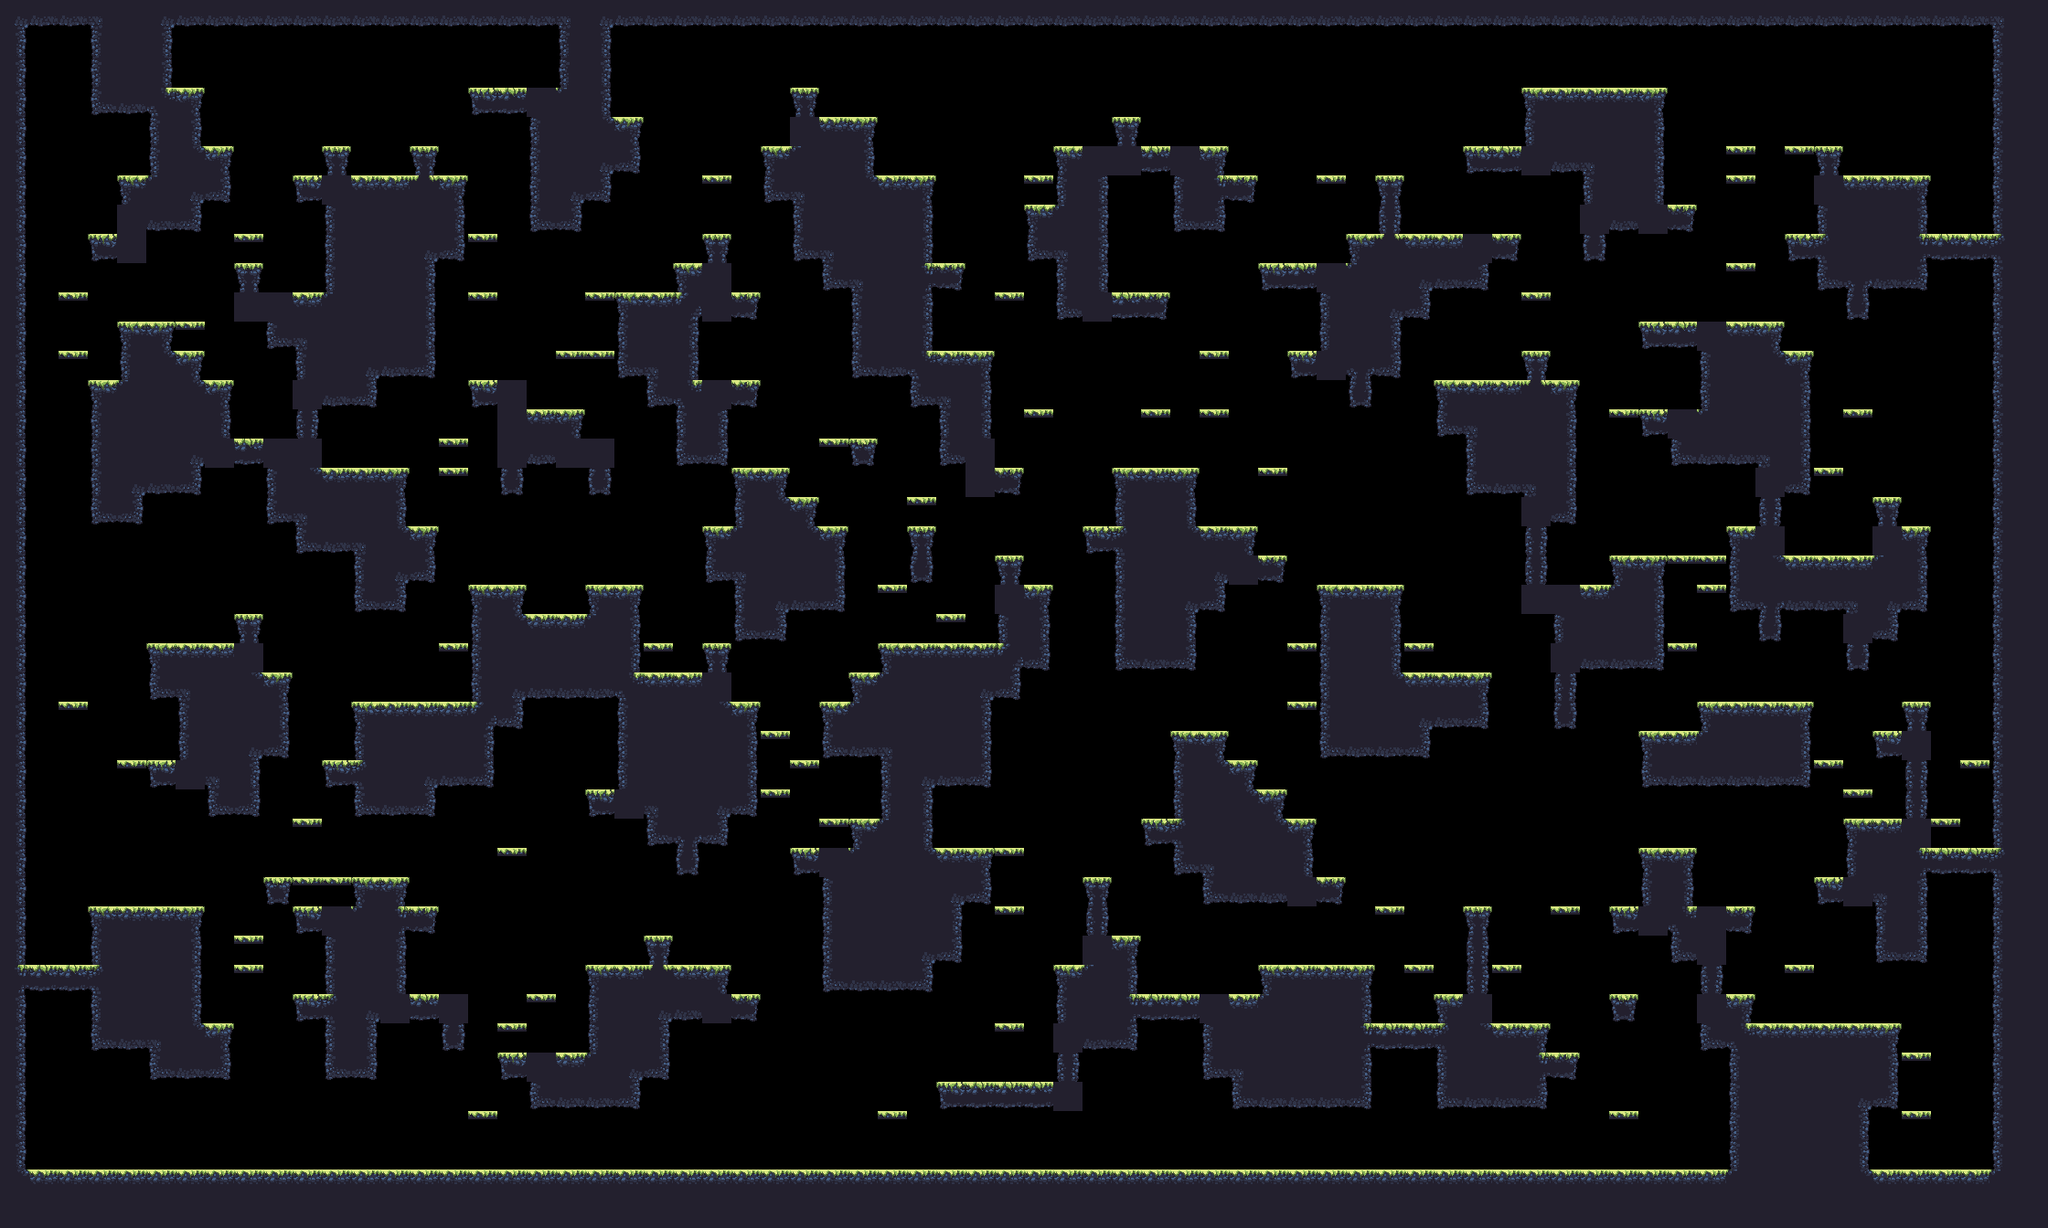

Tiled map render using the project's own tile images. Description and the map definition, with tile-layer contents summarised, below:
An orthogonal 70x42 tile map with 32x32 px tiles, 1 tile layer (main) and 17 objects (9x spawn, spawnPlayer0, spawnCrown0, spawnPlayer1, spawnCrown1, ...).

<map compressionlevel="0" height="42" infinite="0" nextlayerid="3" nextobjectid="4" orientation="orthogonal" renderorder="right-down" tiledversion="1.3.2" tileheight="32" tilewidth="32" version="1.2" width="70">
 <tileset firstgid="1" source="forest_summer_tile_set.tsx" />
 <layer height="42" id="1" name="main" width="70">
  <data>[2940 cells, 1298 non-empty, 27 distinct tile ids]</data>
 </layer>
 <objectgroup><object id="1" name="spawnPlayer0" x="352" y="112.0" /><object id="2" name="spawnCrown0" x="192" y="304.0" /><object id="3" name="spawnPlayer1" x="2144" y="208.0" /><object id="4" name="spawnCrown1" x="2144" y="208.0" /><object id="5" name="spawnPlayer2" x="64" y="1232.0" /><object id="6" name="spawnCrown2" x="64" y="1232.0" /><object id="7" name="spawnPlayer3" x="2112" y="1232.0" /><object id="8" name="spawnCrown3" x="2144" y="1232.0" /><object id="9" name="spawn" x="64" y="1232.0" /><object id="10" name="spawn" x="416" y="144.0" /><object id="11" name="spawn" x="1216" y="1232.0" /><object id="12" name="spawn" x="800" y="1232.0" /><object id="13" name="spawn" x="1280" y="464.0" /><object id="14" name="spawn" x="512" y="1232.0" /><object id="15" name="spawn" x="736" y="1232.0" /><object id="16" name="spawn" x="1120" y="1136.0" /><object id="17" name="spawn" x="1184" y="912.0" /></objectgroup></map>
